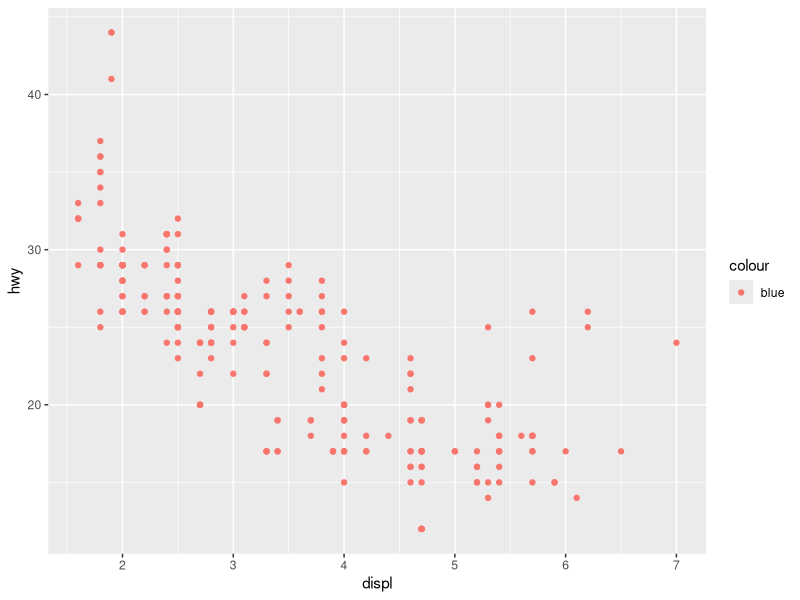
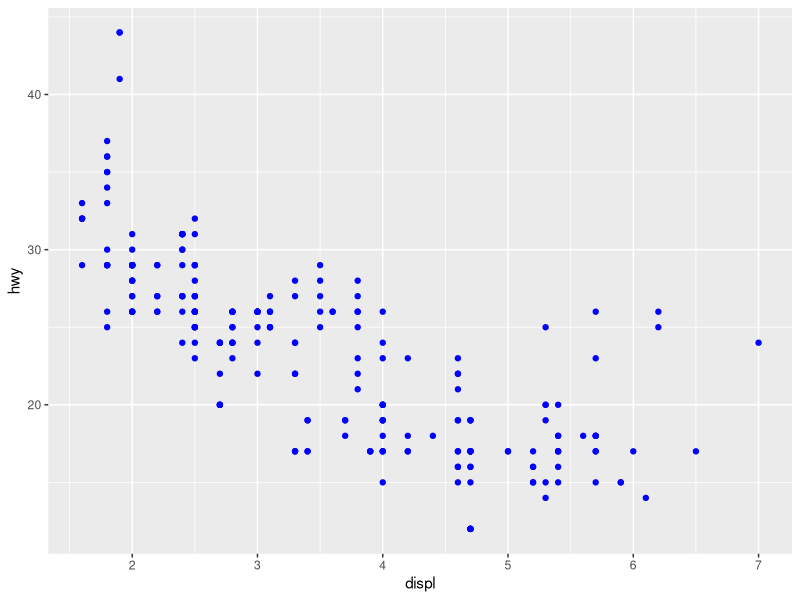
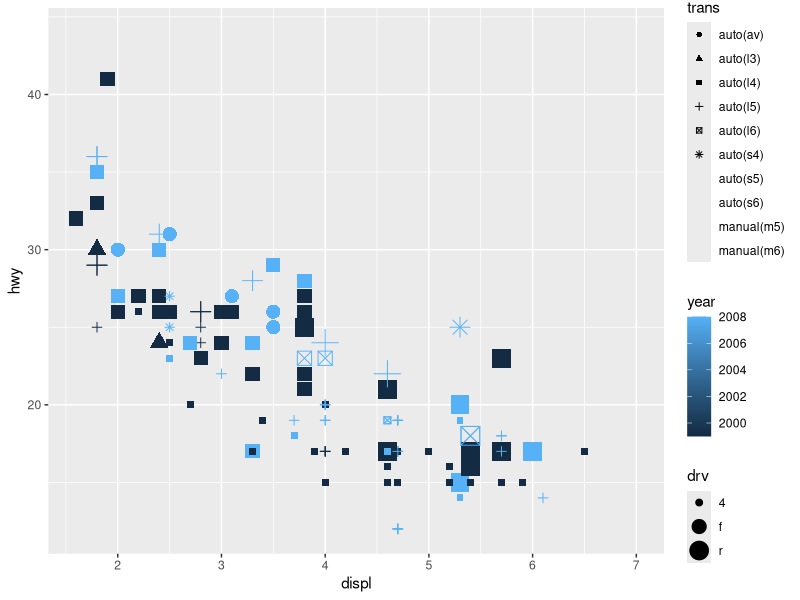
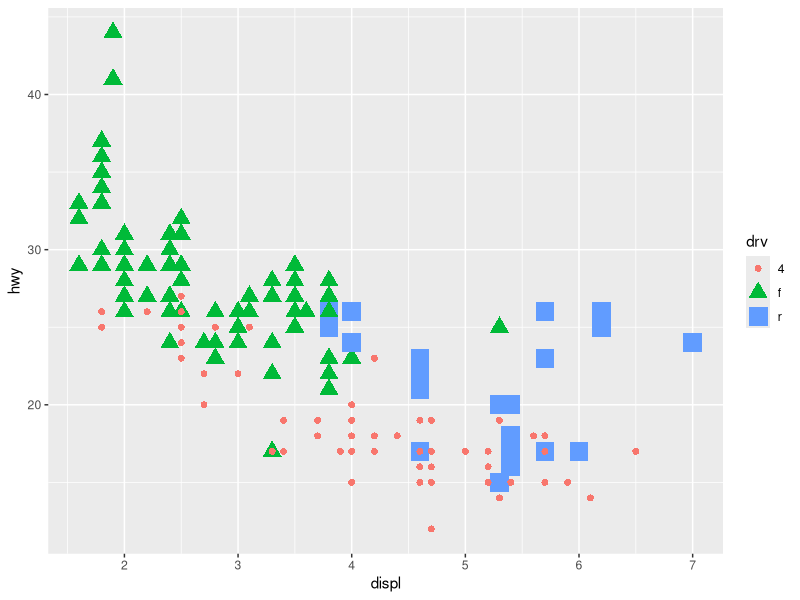
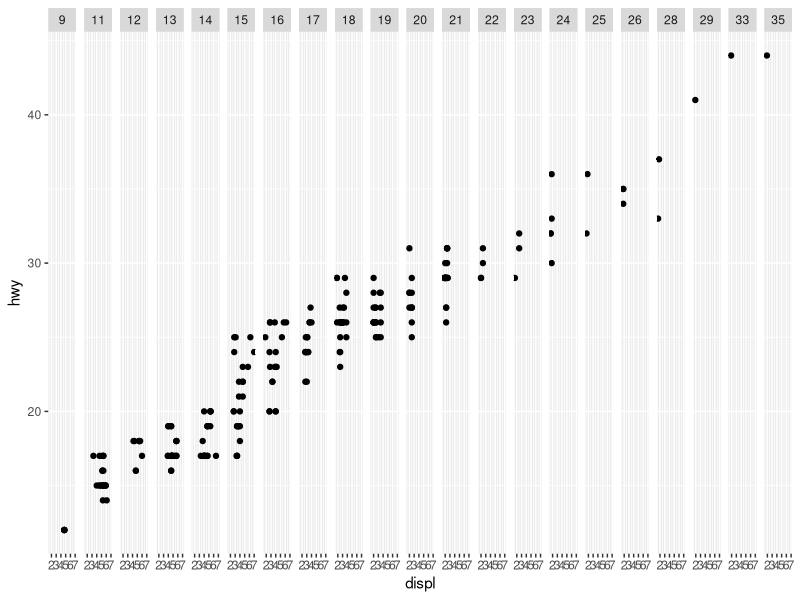
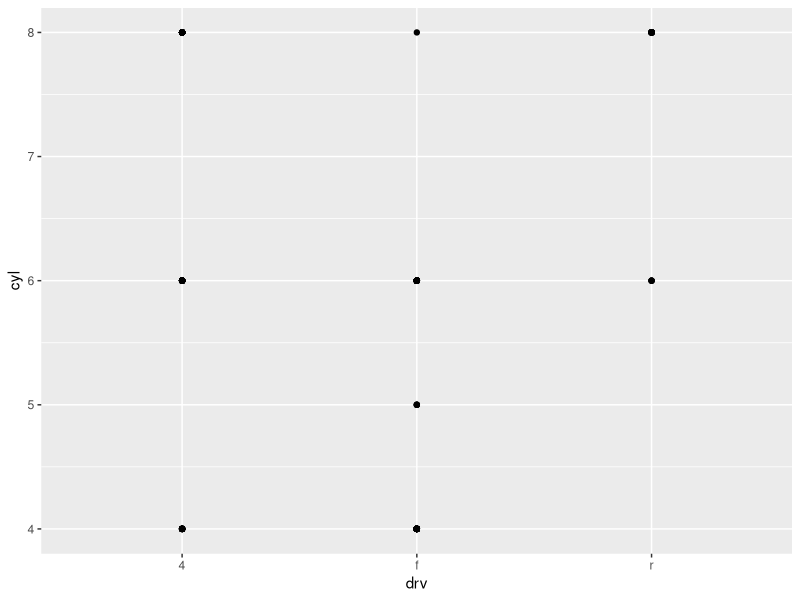
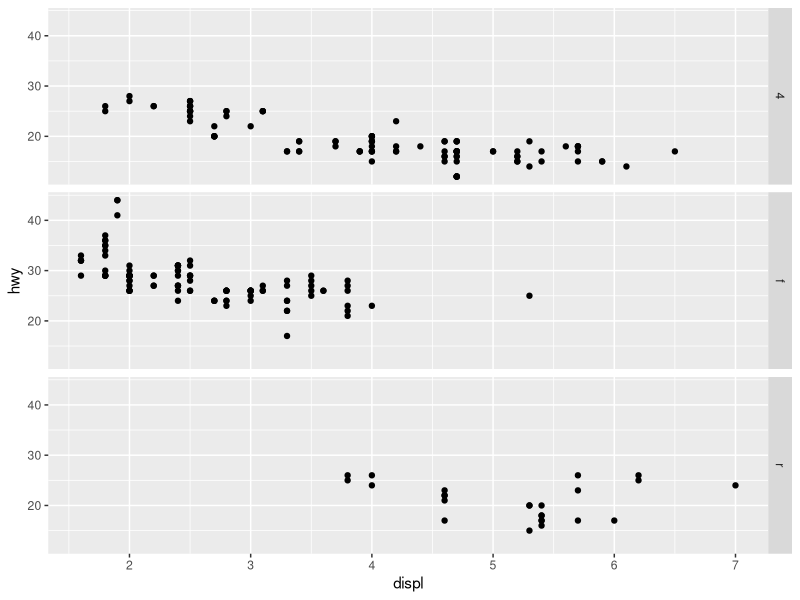
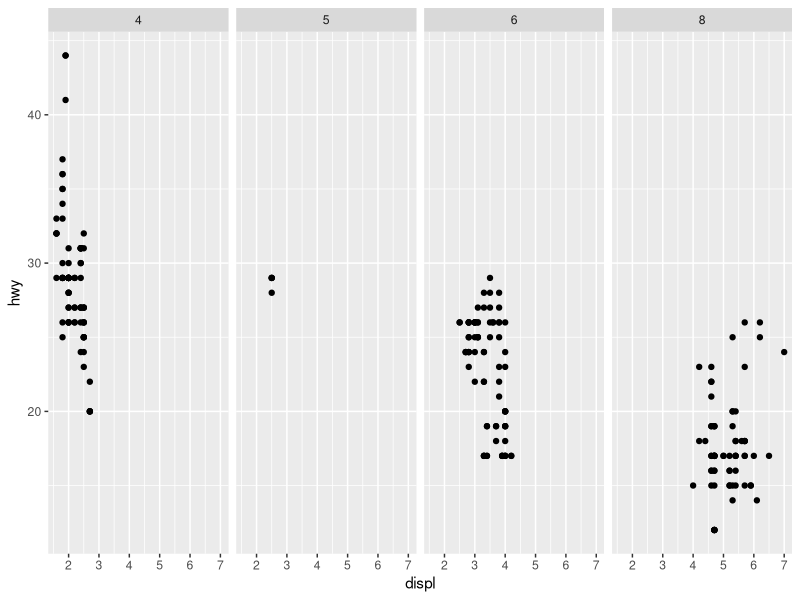

The R script that drew these images, in order:
## ---- chunk 1
knitr::opts_chunk$set(echo = TRUE,
                      warning = FALSE,
                      message = FALSE)
## ---- chunk 2
library(tidyverse)
## ---- chunk 3
ggplot(data = mpg) +
geom_point(
mapping = aes(x = displ, y = hwy, color = "blue")
)
## ---- chunk 4
ggplot(data = mpg) +
geom_point(color = "blue", mapping = aes(x = displ, y = hwy, color = "blue"))

## ---- chunk 5
library(ggplot2)
ggplot(data = mpg) +
geom_point(mapping = aes(x = displ, y = hwy, color = year, size = drv, shape = trans))
## ---- chunk 6
ggplot(data = mpg) +
geom_point(mapping = aes(x = displ, y = hwy, color = drv, size = drv, shape = drv))
## ---- chunk 7
ggplot(data = mpg) + geom_point(mapping = aes(x = displ, y = hwy)) + facet_grid(. ~ cty)
## ---- chunk 8
ggplot(data = mpg) +
   geom_point(mapping = aes(x = drv, y = cyl))
## ---- chunk 9
ggplot(data = mpg) +
geom_point(mapping = aes(x = displ, y = hwy)) +
facet_grid(drv ~ .)
## ---- chunk 10

ggplot(data = mpg) +
geom_point(mapping = aes(x = displ, y = hwy)) +
facet_grid(. ~ cyl)

## ---- chunk 11
ggplot(data = mpg) +
geom_point(mapping = aes(x = displ, y = hwy)) +
facet_grid(. ~ cyl)
## ---- chunk 12
ggplot(data = mpg) +
geom_point(mapping = aes(x = displ, y = hwy)) +
facet_wrap(~ class, nrow = 2)
